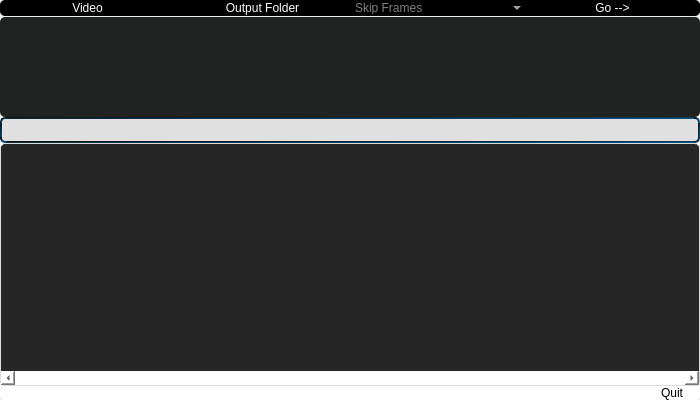
<?xml version="1.0" encoding="UTF-8"?>
<ui version="4.0">
 <class>MainWindow</class>
 <widget class="QMainWindow" name="MainWindow">
  <property name="geometry">
   <rect>
    <x>0</x>
    <y>0</y>
    <width>700</width>
    <height>400</height>
   </rect>
  </property>
  <property name="minimumSize">
   <size>
    <width>700</width>
    <height>400</height>
   </size>
  </property>
  <property name="maximumSize">
   <size>
    <width>700</width>
    <height>400</height>
   </size>
  </property>
  <property name="windowTitle">
   <string>MainWindow</string>
  </property>
  <widget class="QWidget" name="centralwidget">
   <property name="styleSheet">
    <string notr="true">border-radius:5</string>
   </property>
   <layout class="QVBoxLayout" name="verticalLayout_3">
    <property name="spacing">
     <number>1</number>
    </property>
    <property name="leftMargin">
     <number>0</number>
    </property>
    <property name="topMargin">
     <number>0</number>
    </property>
    <property name="rightMargin">
     <number>0</number>
    </property>
    <property name="bottomMargin">
     <number>0</number>
    </property>
    <item>
     <widget class="QWidget" name="widget" native="true">
      <property name="styleSheet">
       <string notr="true">background:black;color:white;</string>
      </property>
      <layout class="QHBoxLayout" name="horizontalLayout">
       <property name="spacing">
        <number>0</number>
       </property>
       <property name="leftMargin">
        <number>0</number>
       </property>
       <property name="topMargin">
        <number>0</number>
       </property>
       <property name="rightMargin">
        <number>0</number>
       </property>
       <property name="bottomMargin">
        <number>0</number>
       </property>
       <item>
        <widget class="QPushButton" name="SelectVideoBtn">
         <property name="styleSheet">
          <string notr="true">QPushButton:hover{
background:green
}</string>
         </property>
         <property name="text">
          <string>Video</string>
         </property>
        </widget>
       </item>
       <item>
        <widget class="QPushButton" name="OutputFolder">
         <property name="styleSheet">
          <string notr="true">QPushButton:hover{
background:green
}</string>
         </property>
         <property name="text">
          <string>Output Folder</string>
         </property>
        </widget>
       </item>
       <item>
        <widget class="QComboBox" name="comboBox">
         <property name="styleSheet">
          <string notr="true">background:black; color;white;</string>
         </property>
         <property name="placeholderText">
          <string>Skip Frames</string>
         </property>
         <item>
          <property name="text">
           <string>1</string>
          </property>
         </item>
         <item>
          <property name="text">
           <string>2</string>
          </property>
         </item>
         <item>
          <property name="text">
           <string>3</string>
          </property>
         </item>
         <item>
          <property name="text">
           <string>4</string>
          </property>
         </item>
         <item>
          <property name="text">
           <string>5</string>
          </property>
         </item>
         <item>
          <property name="text">
           <string>6</string>
          </property>
         </item>
         <item>
          <property name="text">
           <string>7</string>
          </property>
         </item>
         <item>
          <property name="text">
           <string>8</string>
          </property>
         </item>
         <item>
          <property name="text">
           <string>9</string>
          </property>
         </item>
         <item>
          <property name="text">
           <string>10</string>
          </property>
         </item>
         <item>
          <property name="text">
           <string>11</string>
          </property>
         </item>
         <item>
          <property name="text">
           <string>12</string>
          </property>
         </item>
         <item>
          <property name="text">
           <string>13</string>
          </property>
         </item>
         <item>
          <property name="text">
           <string>14</string>
          </property>
         </item>
         <item>
          <property name="text">
           <string>15</string>
          </property>
         </item>
         <item>
          <property name="text">
           <string>16</string>
          </property>
         </item>
         <item>
          <property name="text">
           <string>17</string>
          </property>
         </item>
         <item>
          <property name="text">
           <string>18</string>
          </property>
         </item>
         <item>
          <property name="text">
           <string>19</string>
          </property>
         </item>
         <item>
          <property name="text">
           <string>20</string>
          </property>
         </item>
         <item>
          <property name="text">
           <string>21</string>
          </property>
         </item>
         <item>
          <property name="text">
           <string>22</string>
          </property>
         </item>
         <item>
          <property name="text">
           <string>23</string>
          </property>
         </item>
         <item>
          <property name="text">
           <string>24</string>
          </property>
         </item>
         <item>
          <property name="text">
           <string>25</string>
          </property>
         </item>
         <item>
          <property name="text">
           <string>26</string>
          </property>
         </item>
         <item>
          <property name="text">
           <string>27</string>
          </property>
         </item>
         <item>
          <property name="text">
           <string>28</string>
          </property>
         </item>
         <item>
          <property name="text">
           <string>29</string>
          </property>
         </item>
         <item>
          <property name="text">
           <string>30</string>
          </property>
         </item>
         <item>
          <property name="text">
           <string>31</string>
          </property>
         </item>
         <item>
          <property name="text">
           <string>32</string>
          </property>
         </item>
         <item>
          <property name="text">
           <string>33</string>
          </property>
         </item>
         <item>
          <property name="text">
           <string>34</string>
          </property>
         </item>
         <item>
          <property name="text">
           <string>35</string>
          </property>
         </item>
        </widget>
       </item>
       <item>
        <widget class="QPushButton" name="GoBtn">
         <property name="styleSheet">
          <string notr="true">QPushButton:hover{
background:green
}</string>
         </property>
         <property name="text">
          <string>Go --&gt;</string>
         </property>
        </widget>
       </item>
      </layout>
     </widget>
    </item>
    <item>
     <widget class="QWidget" name="widget_2" native="true">
      <property name="styleSheet">
       <string notr="true">background:white;</string>
      </property>
      <layout class="QGridLayout" name="gridLayout">
       <property name="leftMargin">
        <number>0</number>
       </property>
       <property name="topMargin">
        <number>0</number>
       </property>
       <property name="rightMargin">
        <number>0</number>
       </property>
       <property name="bottomMargin">
        <number>0</number>
       </property>
       <property name="spacing">
        <number>0</number>
       </property>
       <item row="5" column="1" alignment="Qt::AlignRight">
        <widget class="QPushButton" name="Quit">
         <property name="styleSheet">
          <string notr="true">QPushButton{
color:black;
}
QPushButton:hover{
background:qlineargradient(spread:repeat, x1:0, y1:0, x2:1, y2:1, stop:0.177914 rgba(250, 0, 36, 125), stop:1 rgba(250, 0, 33, 125));
}</string>
         </property>
         <property name="text">
          <string>     Quit     </string>
         </property>
        </widget>
       </item>
       <item row="2" column="0" colspan="2">
        <widget class="QTextEdit" name="textEdit">
         <property name="maximumSize">
          <size>
           <width>16777215</width>
           <height>100</height>
          </size>
         </property>
         <property name="styleSheet">
          <string notr="true">background:rgb(33, 34, 34);
color:white;</string>
         </property>
         <property name="readOnly">
          <bool>true</bool>
         </property>
         <property name="html">
          <string>&lt;!DOCTYPE HTML PUBLIC &quot;-//W3C//DTD HTML 4.0//EN&quot; &quot;http://www.w3.org/TR/REC-html40/strict.dtd&quot;&gt;
&lt;html&gt;&lt;head&gt;&lt;meta name=&quot;qrichtext&quot; content=&quot;1&quot; /&gt;&lt;meta charset=&quot;utf-8&quot; /&gt;&lt;style type=&quot;text/css&quot;&gt;
p, li { white-space: pre-wrap; }
hr { height: 1px; border-width: 0; }
li.unchecked::marker { content: &quot;\2610&quot;; }
li.checked::marker { content: &quot;\2612&quot;; }
&lt;/style&gt;&lt;/head&gt;&lt;body style=&quot; font-family:'.AppleSystemUIFont'; font-size:13pt; font-weight:400; font-style:normal;&quot;&gt;
&lt;p style=&quot;-qt-paragraph-type:empty; margin-top:0px; margin-bottom:0px; margin-left:0px; margin-right:0px; -qt-block-indent:0; text-indent:0px;&quot;&gt;&lt;br /&gt;&lt;/p&gt;&lt;/body&gt;&lt;/html&gt;</string>
         </property>
        </widget>
       </item>
       <item row="4" column="0" colspan="2">
        <widget class="QTextEdit" name="textEdit_2">
         <property name="sizePolicy">
          <sizepolicy hsizetype="Expanding" vsizetype="Preferred">
           <horstretch>0</horstretch>
           <verstretch>0</verstretch>
          </sizepolicy>
         </property>
         <property name="styleSheet">
          <string notr="true">QTextEdit {
    border: 1px solid #dcdcdc;
    background-color: rgb(38, 38, 38);
	color:white;
}

QScrollBar:vertical {
    border: 1px solid white;
    background-color: qradialgradient(spread:pad, cx:0.5, cy:0.5, radius:0.64, fx:0.5, fy:0.5, stop:0 rgba(1, 16, 47, 255), stop:1 rgba(8, 91, 143, 255));
    width: 15px;
    margin: 15px 0 15px 0;
}

QScrollBar::handle:vertical {
    background-color: qradialgradient(spread:pad, cx:0.5, cy:0.5, radius:0.64, fx:0.5, fy:0.5, stop:0 rgba(1, 16, 47, 255), stop:1 rgba(8, 91, 143, 255));
    min-height: 20px;
    border-radius: 5px;
}

QScrollBar::add-line:vertical {
    background-color: #f9f9f9;
    height: 15px;
    subcontrol-position: bottom;
    subcontrol-origin: margin;
    border: 1px solid #dcdcdc;
    border-top: none;
    border-radius: 0 0 5px 5px;
}

QScrollBar::sub-line:vertical {
    background-color: #f9f9f9;
    height: 15px;
    subcontrol-position: top;
    subcontrol-origin: margin;
    border: 1px solid #dcdcdc;
    border-bottom: none;
    border-radius: 5px 5px 0 0;
}

QScrollBar::up-arrow:vertical, QScrollBar::down-arrow:vertical {
    background: none;
}

QScrollBar::add-page:vertical, QScrollBar::sub-page:vertical {
    background: none;
}
</string>
         </property>
         <property name="frameShape">
          <enum>QFrame::NoFrame</enum>
         </property>
         <property name="frameShadow">
          <enum>QFrame::Sunken</enum>
         </property>
         <property name="horizontalScrollBarPolicy">
          <enum>Qt::ScrollBarAlwaysOn</enum>
         </property>
         <property name="sizeAdjustPolicy">
          <enum>QAbstractScrollArea::AdjustToContents</enum>
         </property>
         <property name="readOnly">
          <bool>true</bool>
         </property>
         <property name="html">
          <string>&lt;!DOCTYPE HTML PUBLIC &quot;-//W3C//DTD HTML 4.0//EN&quot; &quot;http://www.w3.org/TR/REC-html40/strict.dtd&quot;&gt;
&lt;html&gt;&lt;head&gt;&lt;meta name=&quot;qrichtext&quot; content=&quot;1&quot; /&gt;&lt;meta charset=&quot;utf-8&quot; /&gt;&lt;style type=&quot;text/css&quot;&gt;
p, li { white-space: pre-wrap; }
hr { height: 1px; border-width: 0; }
li.unchecked::marker { content: &quot;\2610&quot;; }
li.checked::marker { content: &quot;\2612&quot;; }
&lt;/style&gt;&lt;/head&gt;&lt;body style=&quot; font-family:'.AppleSystemUIFont'; font-size:13pt; font-weight:400; font-style:normal;&quot;&gt;
&lt;p style=&quot;-qt-paragraph-type:empty; margin-top:0px; margin-bottom:0px; margin-left:0px; margin-right:0px; -qt-block-indent:0; text-indent:0px;&quot;&gt;&lt;br /&gt;&lt;/p&gt;&lt;/body&gt;&lt;/html&gt;</string>
         </property>
        </widget>
       </item>
       <item row="3" column="0" colspan="2">
        <widget class="QProgressBar" name="progressBar">
         <property name="styleSheet">
          <string notr="true">QProgressBar {
        border: 2px solid qlineargradient(spread:pad, x1:0, y1:0.08, x2:1, y2:1, stop:0 rgba(14, 13, 10, 255), stop:1 rgba(8, 91, 143, 255));
	color:green;
        border-radius: 5px;
        text-align: center;
        background-color: #E0E0E0;
    }
    QProgressBar::chunk {
        background-color: qlineargradient(spread:pad, x1:0, y1:0.08, x2:1, y2:1, stop:0 rgba(14, 13, 10, 255), stop:1 rgba(8, 91, 143, 255));
        width: 10px;
        margin: 0px;
    }</string>
         </property>
         <property name="minimum">
          <number>0</number>
         </property>
         <property name="maximum">
          <number>100</number>
         </property>
         <property name="value">
          <number>0</number>
         </property>
         <property name="format">
          <string/>
         </property>
        </widget>
       </item>
      </layout>
     </widget>
    </item>
   </layout>
  </widget>
 </widget>
 <resources/>
 <connections/>
</ui>
